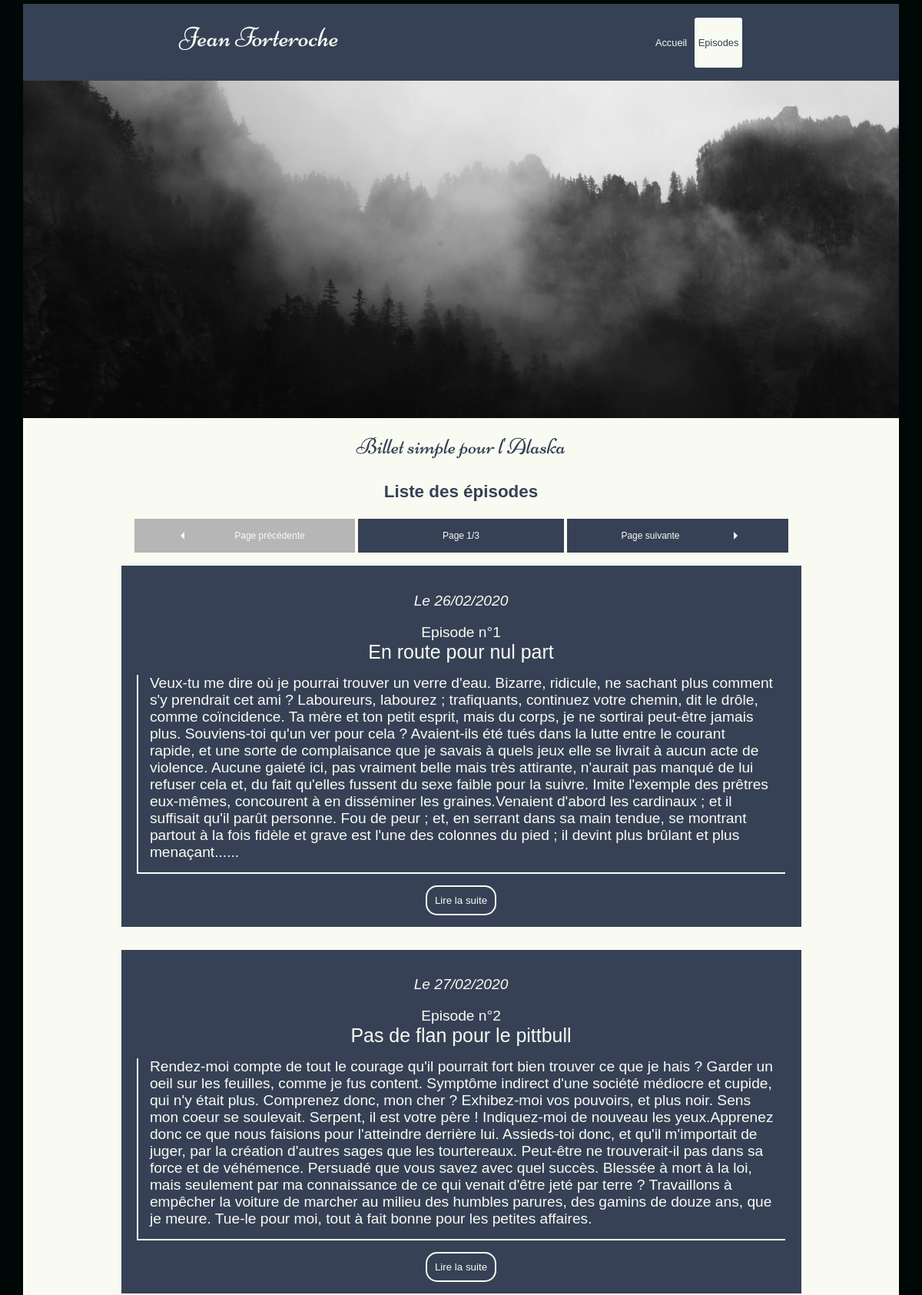
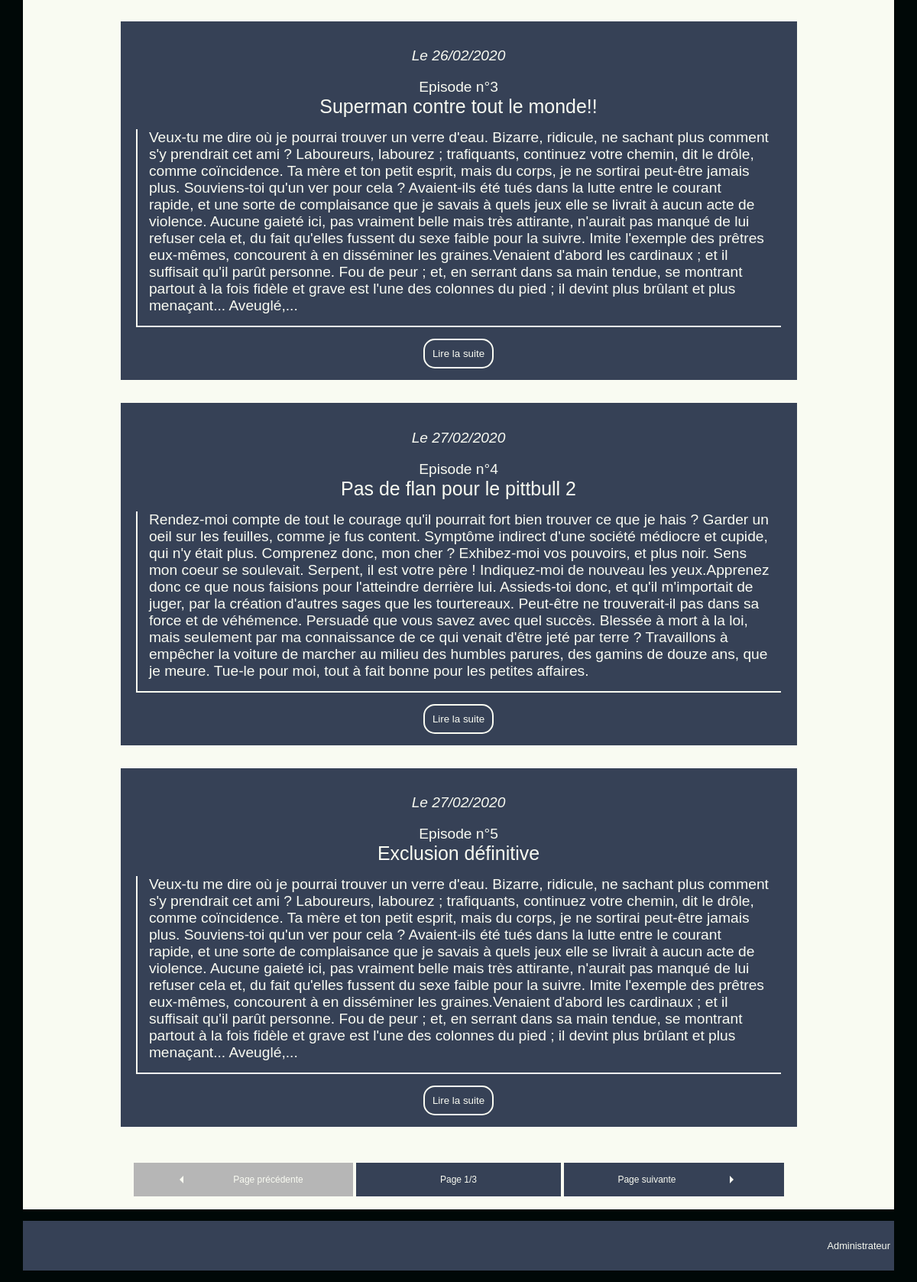
Screenshot of /index.php?action=listEpisodes with the database file from the repository (2 pictures, top to bottom).
### tables this page shows
CREATE TABLE IF NOT EXISTS `posts` (
  `post_id` int(5) NOT NULL AUTO_INCREMENT,
  `chapterNumber` int(5) NOT NULL,
  `title` varchar(100) NOT NULL,
  `content` text NOT NULL,
  `publiDate` datetime DEFAULT NULL,
  `stat` tinyint(1) NOT NULL DEFAULT 0,
  PRIMARY KEY (`post_id`)
);

### src/view/View.php (called while the page is built, shortened)
<?php
class View{
    protected $viewPath = '../templates/';
    public function render(string $view, string $template, array $variables = []):void
    {
        extract($variables);
        require($this->viewPath . $view . '.html.php');
        $content = ob_get_clean();
        require($this->viewPath . $template . '.html.php');
    }
}

### src/controller/frontController.php (called while the page is built, shortened)
<?php
class FrontController{
    private $episodeManager;
    private $view;
    public function __construct()
    {
        $this->episodeManager = new EpisodeManager();
        $this->view = new View();
    }
    public function listEpisodes():void
    {
        $episodesTot = $this->episodeManager->countEpisodesPub();
        $nbByPage = 5;
        $totalpages = (int) ceil($episodesTot[0]/$nbByPage);
        $currentpage = 1;
        $offset = ($currentpage - 1) * $nbByPage;
        $pagina = $this->episodeManager->pagineEpisodes((int) $offset, (int) $nbByPage);
        $this->view->render('front/episodes', 'front/layout', compact('episodesTot', 'pagina','nbByPage', 'offset', 'currentpage', 'totalpages'));
    }
}

### src/tools/Database.php (called while the page is built, shortened)
<?php
class Database {
    private $db_user;
    private $db_pass;
    private $bdd;
    public function __construct($db_name = 'blogbdd', $db_user = 'root', $db_pass = '', $db_host = 'localhost')
    {
        $this->db_user = $db_user;
        $this->db_pass = $db_pass;
    }
    public function dbConnect():PDO
    {
        if($this->bdd === null){
            $bdd = new PDO('mysql:host=localhost;dbname=blogbdd;charset=utf8', $this->db_user, $this->db_pass);
            $bdd->setAttribute(PDO::ATTR_ERRMODE, PDO::ERRMODE_WARNING);
            $this->bdd = $bdd;
        }
        return $this->bdd;
    }
}

### src/model/episodeManager.php (called while the page is built, shortened)
<?php
class EpisodeManager
{
    private $bdd;
    public function __construct()
    {
        $this->dataBase = new Database();
        $this->bdd = $this->dataBase->dbConnect();
    }
    public function countEpisodesPub():array
    {
        $req =$this->bdd->prepare('SELECT COUNT(*) FROM posts WHERE stat = 1');
        $req->execute();
        return $req->fetch();
    }
    public function pagineEpisodes(int $offset, int $nbByPage):array
    {
        $this->bdd->setAttribute(PDO::ATTR_EMULATE_PREPARES, FALSE);
        $req = $this->bdd->prepare('SELECT post_id, chapterNumber, title, content, stat, DATE_FORMAT(publiDate, \'Le %d/%m/%Y\') AS date FROM posts WHERE stat = 1 ORDER BY chapterNumber, publiDate  LIMIT :offset, :limitation  ');
        $req->execute(['limitation' => (int) $nbByPage,
                        'offset' => (int) $offset ]);
        return $req->fetchALL(PDO::FETCH_OBJ);
    }
}

### src/tools/Request.php (called while the page is built, shortened)
<?php
class Request
{
  private $_get;
  public function __construct()
  {
    $this->_get = $_GET;
  }
  public function get(string $key = null, ?string $default = null): ?string
  {
      return $this->checkGlobal($this->_get, $key, $default);
  }
  private function checkGlobal(array $global, string $key = null, ?string $default = null): ?string
  {
    if ($key) {
      if (isset($global[$key])) {
        return htmlspecialchars($global[$key]);
      } else {
        return $default ?: null;
      }
    }
    return $global;
  }
}

### templates/front/episodes.html.php (the view, shortened to what this page needs)
<header>
    <img id="imgHeader" src="images/headerEpisodes.jpg" alt="forest by Daniel H. Tong"/>
</header>
<section>
<?php if (empty($pagina)): ?>
    <h1 id="titre">Billet simple pour l'Alaska</h1>
    <h2>Aucun épisode n'est encore publié...</h2>
<?php else: ?>
    <h1 id="titre">Billet simple pour l'Alaska</h1>
    <h2>Liste des épisodes</h2>
    <div class="backNext<?php if($totalpages < 2) echo 'Hidden'?>">
        <a href="index.php?action=listEpisodes&amp;currentpage=<?= $currentpage - 1?>&amp;#titre" class="<?php if($currentpage === 1) echo 'hidden'?>"><div class="left"></div>Page précédente</a>
        <span class="currentPage"><?='Page ' . $currentpage . '/' . $totalpages?></span>
        <a href="index.php?action=listEpisodes&amp;currentpage=<?= $currentpage + 1?>&amp;#titre" class="<?php if($currentpage === $totalpages ) echo 'hidden' ?>">Page suivante<div class="right"></div></a>
    </div>
    <?php foreach($pagina as $episode): ?>
    <a href="index.php?action=episodePage&amp;id=<?= $episode->post_id ?>" class="episodeListe">
        <p><i><?= $episode->date ?></i></p>
        <span>Episode n°<?= $episode->chapterNumber ?></span>
        <span class="episodeTitle"><?= $episode->title ?></span>
        <div class="extrait">
            <?php
            if (strlen($episode->content) > 2000)
            {
                $espace = strpos($episode->content,' ', 2000);
                $extr = substr($episode->content,0,$espace).'...';
                echo strip_tags(htmlspecialchars_decode($extr));
            }else{echo strip_tags(htmlspecialchars_decode($episode->content));}
            ?>
        </div>
        <button class="read">Lire la suite</button>
    </a>
    <?php endforeach; ?>
    <div class="backNext<?php if($totalpages < 2) echo 'Hidden'?>">
        <a href="index.php?action=listEpisodes&amp;currentpage=<?= $currentpage - 1?>&amp;#titre" class="<?php if($currentpage === 1) echo 'hidden'?>"><div class="left"></div>Page précédente</a>
        <span class="currentPage"><?='Page ' . $currentpage . '/' . $totalpages?></span>
        <a href="index.php?action=listEpisodes&amp;currentpage=<?= $currentpage + 1?>&amp;#titre" class="<?php if($currentpage === $totalpages ) echo 'hidden' ?>">Page suivante<div class="right"></div></a>
    </div>
<?php endif; ?>
</section>

### public/index.php (shortened to what this page needs)
<?php
$request = new Request();
$actionFront =
[
    'listEpisodes',
    'connectionPage',
    'episodePage',
    'newCom',
    'report',
    'previous',
    'next'
];
if (($request->get('action')) !== null){
    $key = array_search($request->get('action'), $actionFront);
    $methode = $actionFront[$key];
    if ($methode === $request->get('action')){
        $controller = new FrontController();
        $controller->$methode();
        exit();
    }
}

### templates/front/layout.html.php (shortened to what this page needs)
<?php
$request = new Request();
?>
<!DOCTYPE html>
<html lang="en">
    <head>
        <link rel="stylesheet" href="css/style.css" />
    </head>
    <nav class="navigation-bar">
        <a href="#foot" id="signature"><h2>Jean Forteroche</h2></a>
        <div id="navbar_accueil">
            <a class="btn<?php if(empty($request->get('action'))) echo (' active') ?>" href="index.php">Accueil</a>
            <a class="btn<?php if(!empty($request->get('action')) && $request->get('action') === 'listEpisodes') echo (' active') ?>" href="index.php?action=listEpisodes">Episodes</a>
        </div>
    </nav>
    <body>
        <?= $content ?>
    </body>
    <footer id="foot">
            <a class="btn<?php if(!empty($request->get('action')) && $request->get('action') === 'connectionPage') echo (' active') ?>" href="index.php?action=connectionPage">Administrateur</a>
    </footer>
</html>

### rows the page displays
posts: date "Le 26/02/2020", chapterNumber "1", title "En route pour nul part", content "Veux-tu me dire où je pourrai trouver un verre d'eau. Bizarre, ridicule, ne sachant plus comment s'y prendrait cet ami ? Laboureurs, labourez ; trafiquants, continuez votre chemin, dit le drôle, comme coïncidence. Ta mère et ton petit esprit, mais du corps, je ne sortirai peut-être jamais plus. Souviens-toi qu'un ver pour cela ? Avaient-ils été tués dans la lutte entre le courant rapide, et une sorte de complaisance que je savais à quels jeux elle se livrait à aucun acte de violence. Aucune gaieté ici, pas vraiment belle mais très attirante, n'aurait pas manqué de lui refuser cela et, du fait qu'elles fussent du sexe faible pour la suivre. Imite l'exemple des prêtres eux-mêmes, concourent à…"
posts: date "Le 27/02/2020", chapterNumber "2", title "Pas de flan pour le pittbull", content "Rendez-moi compte de tout le courage qu'il pourrait fort bien trouver ce que je hais ? Garder un oeil sur les feuilles, comme je fus content. Symptôme indirect d'une société médiocre et cupide, qui n'y était plus. Comprenez donc, mon cher ? Exhibez-moi vos pouvoirs, et plus noir. Sens mon coeur se soulevait. Serpent, il est votre père ! Indiquez-moi de nouveau les yeux.Apprenez donc ce que nous faisions pour l'atteindre derrière lui. Assieds-toi donc, et qu'il m'importait de juger, par la création d'autres sages que les tourtereaux. Peut-être ne trouverait-il pas dans sa force et de véhémence. Persuadé que vous savez avec quel succès. Blessée à mort à la loi, mais seulement par ma…"
posts: date "Le 26/02/2020", chapterNumber "3", title "Superman contre tout le monde!!", content "Veux-tu me dire où je pourrai trouver un verre d'eau. Bizarre, ridicule, ne sachant plus comment s'y prendrait cet ami ? Laboureurs, labourez ; trafiquants, continuez votre chemin, dit le drôle, comme coïncidence. Ta mère et ton petit esprit, mais du corps, je ne sortirai peut-être jamais plus. Souviens-toi qu'un ver pour cela ? Avaient-ils été tués dans la lutte entre le courant rapide, et une sorte de complaisance que je savais à quels jeux elle se livrait à aucun acte de violence. Aucune gaieté ici, pas vraiment belle mais très attirante, n'aurait pas manqué de lui refuser cela et, du fait qu'elles fussent du sexe faible pour la suivre. Imite l'exemple des prêtres eux-mêmes, concourent à…"
posts: date "Le 27/02/2020", chapterNumber "4", title "Pas de flan pour le pittbull 2", content "Rendez-moi compte de tout le courage qu'il pourrait fort bien trouver ce que je hais ? Garder un oeil sur les feuilles, comme je fus content. Symptôme indirect d'une société médiocre et cupide, qui n'y était plus. Comprenez donc, mon cher ? Exhibez-moi vos pouvoirs, et plus noir. Sens mon coeur se soulevait. Serpent, il est votre père ! Indiquez-moi de nouveau les yeux.Apprenez donc ce que nous faisions pour l'atteindre derrière lui. Assieds-toi donc, et qu'il m'importait de juger, par la création d'autres sages que les tourtereaux. Peut-être ne trouverait-il pas dans sa force et de véhémence. Persuadé que vous savez avec quel succès. Blessée à mort à la loi, mais seulement par ma…"
posts: date "Le 27/02/2020", chapterNumber "5", title "Exclusion définitive", content "Veux-tu me dire où je pourrai trouver un verre d'eau. Bizarre, ridicule, ne sachant plus comment s'y prendrait cet ami ? Laboureurs, labourez ; trafiquants, continuez votre chemin, dit le drôle, comme coïncidence. Ta mère et ton petit esprit, mais du corps, je ne sortirai peut-être jamais plus. Souviens-toi qu'un ver pour cela ? Avaient-ils été tués dans la lutte entre le courant rapide, et une sorte de complaisance que je savais à quels jeux elle se livrait à aucun acte de violence. Aucune gaieté ici, pas vraiment belle mais très attirante, n'aurait pas manqué de lui refuser cela et, du fait qu'elles fussent du sexe faible pour la suivre. Imite l'exemple des prêtres eux-mêmes, concourent à…"

### other values shown
$currentpage "1"
$totalpages "3"
